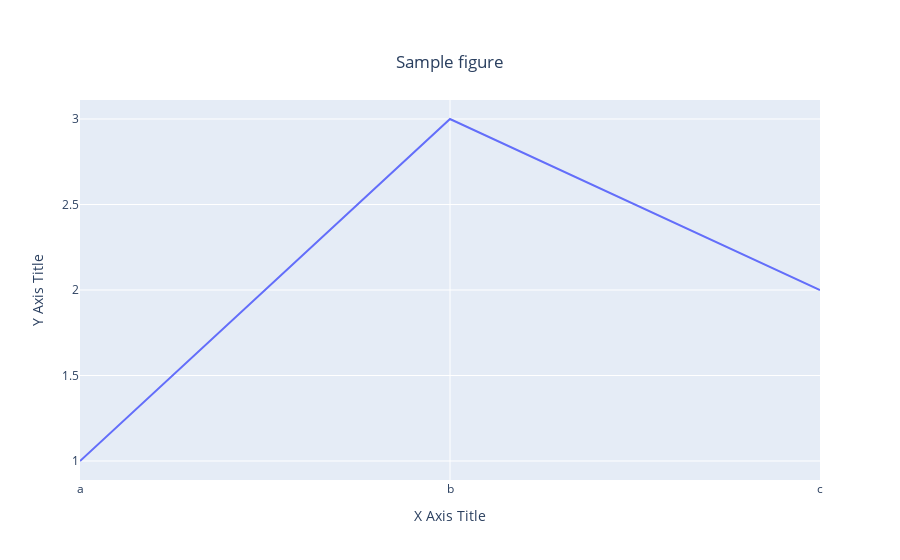

Notebook source saved alongside this figure:
### Markdown cell above
## A simple line chart

### Code cell
x = ["a","b","c"]
y = [1,3,2]

fig = px.line(
    x=x,
    y=y,
    title="Sample figure")

# add label titles
fig.update_layout(xaxis_title="X Axis Title")
fig.update_layout(yaxis_title="Y Axis Title")

# Add a centred title
fig.update_layout(
    title={
        'text': "Sample figure",
        'x': 0.5,
        'y': 0.9,
        'xanchor': 'center',
        'yanchor': 'top'
    }
)

fig.show()

### Figure 1 — Plotly figure (JSON) as saved in the notebook; plotly's stock layout.template omitted (floating-point values rounded to 4 significant figures)
{"data": [{"hovertemplate": "x=%{x}<br>y=%{y}<extra></extra>", "legendgroup": "", "line": {"color": "#636efa", "dash": "solid"}, "marker": {"symbol": "circle"}, "mode": "lines", "name": "", "orientation": "v", "showlegend": false, "type": "scatter", "x": ["a", "b", "c"], "xaxis": "x", "y": [1, 3, 2], "yaxis": "y"}], "layout": {"legend": {"tracegroupgap": 0}, "title": {"text": "Sample figure", "x": 0.5, "xanchor": "center", "y": 0.9, "yanchor": "top"}, "xaxis": {"anchor": "y", "domain": [0, 1], "title": {"text": "X Axis Title"}}, "yaxis": {"anchor": "x", "domain": [0, 1], "title": {"text": "Y Axis Title"}}}}
